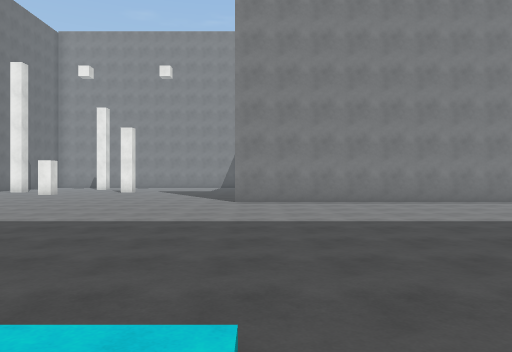
view 1 (above)

21 first-person views from a walk through a 3-D level made in the Unity game engine. The camera is 1.5 m above the floor, looks level and sees 70° across. The floor is counted in squares, 2 m on a side. Each view is taken from the middle of a square. On the plan, view 1 faces up. The plan holds only what a view shows up to about 11 squares ahead; the rest is blank. The player character is not drawn. Surface patterns are stand-ins for the level's own textures.

view 2
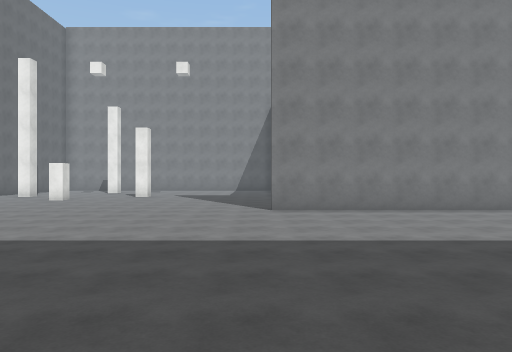

view 3
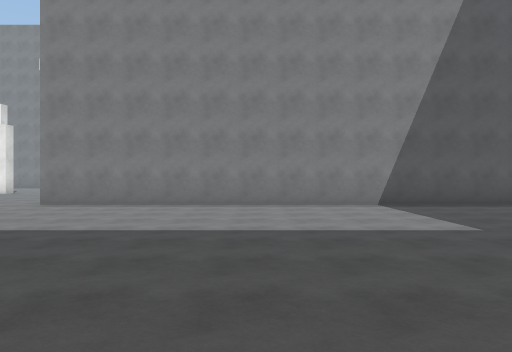

view 4
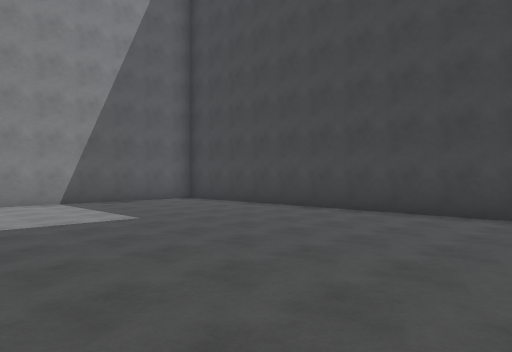

view 5
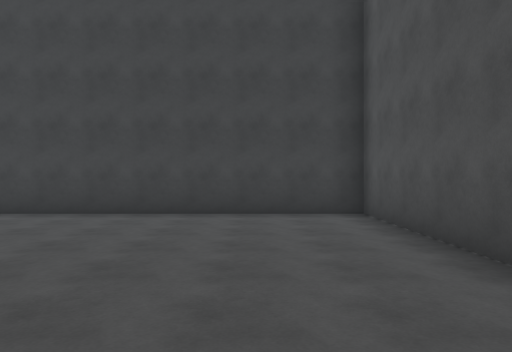

view 6
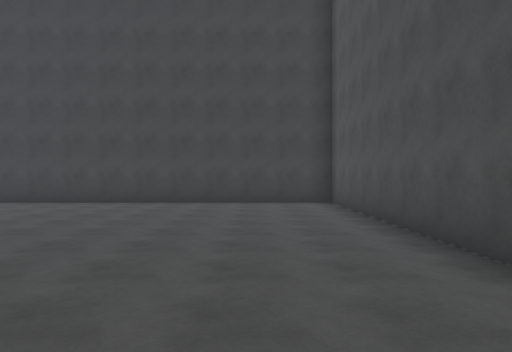

view 7
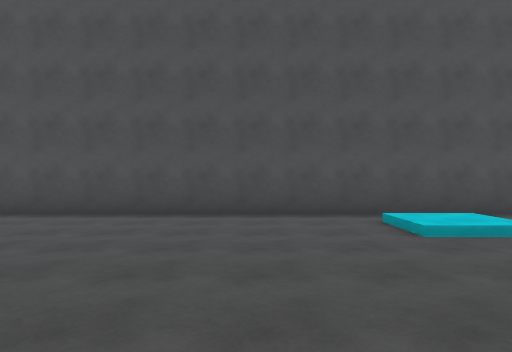

view 8
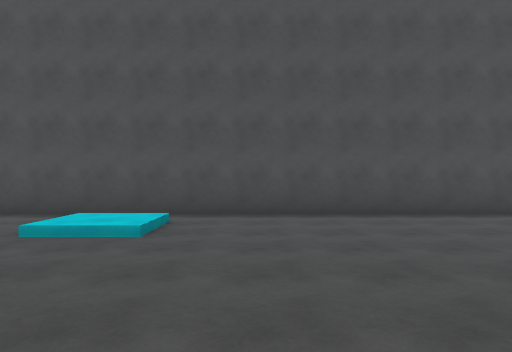

view 9
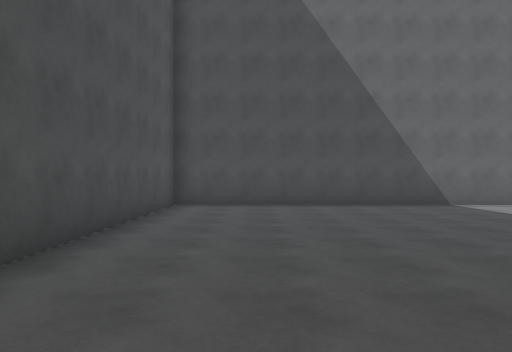

view 10
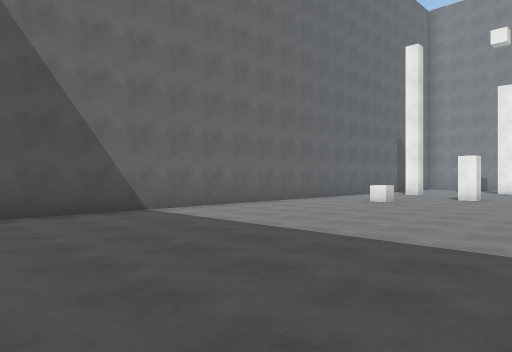

view 11
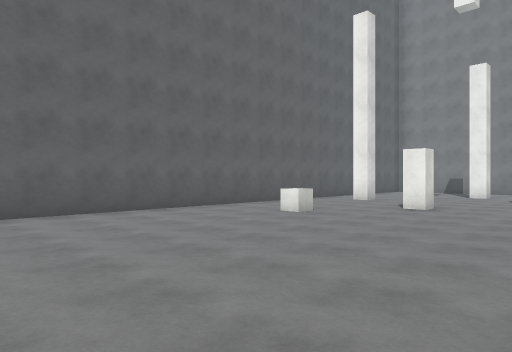

view 12
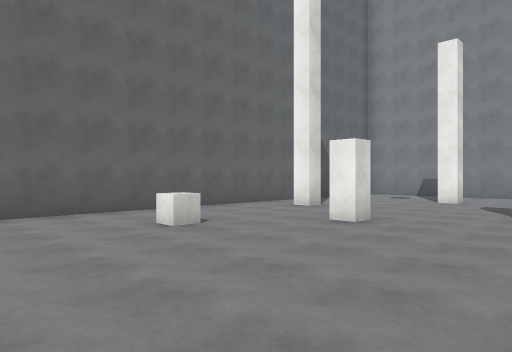

view 13
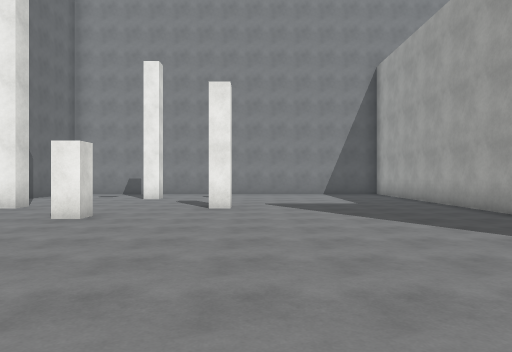

view 14
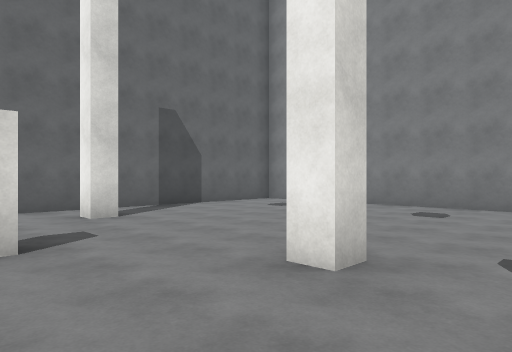

view 15
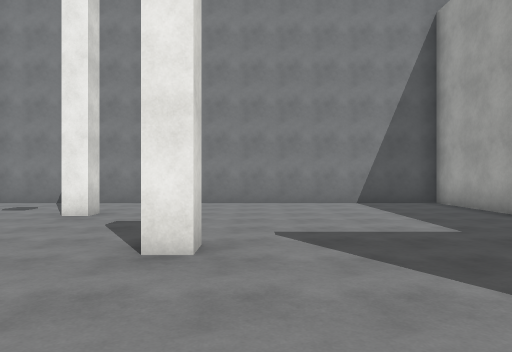

view 16
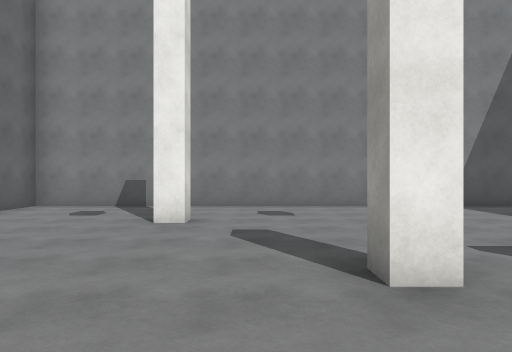

view 17
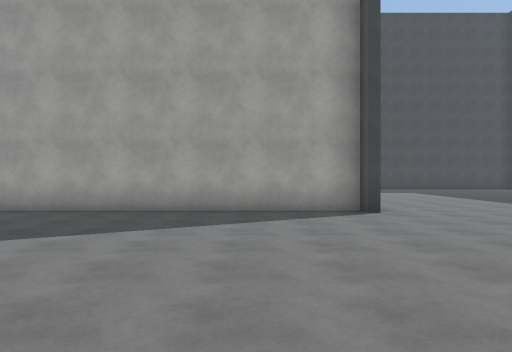

view 18
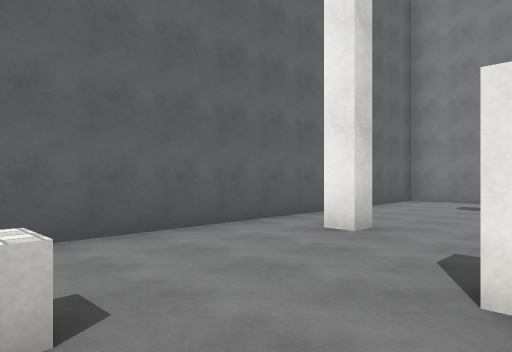

view 19
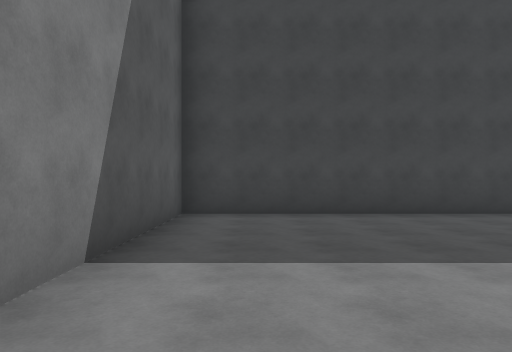

view 20
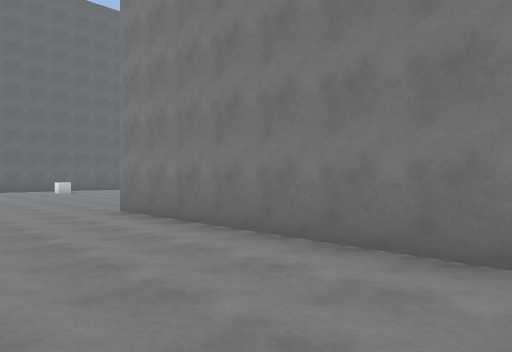

view 21
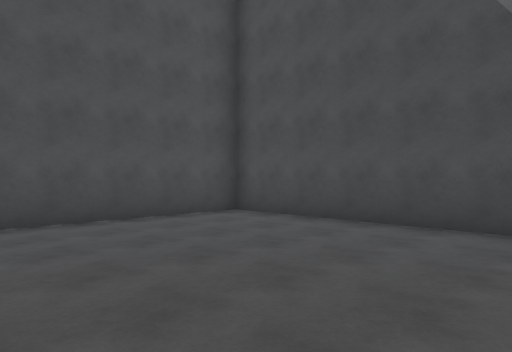

### Floor plan
Points are (right, up) in squares from view 1. A wall is a line through its corners. A room is listed if a view was taken in it or the views show most of it. See-through windows are left out.
Room 1 (views 1, 2, 3, 4, 5, 6, 7, 8, 9, 10, 11, 12, 13, 14, 15, 16, 17, 18, 19, 20, 21)
walls: (-0.6, 10.7) (0, 10.7) (0, 23.1) (-12.5, 23.1) (-12.5, -1.1) (12.3, -1.1) (12.3, 10.5) (-0.6, 10.5); (-5.6, 17) (-5.6, 16.5) (-6.1, 16.5) (-6.1, 17); (-10.6, 17) (-10.6, 16.5) (-11.1, 16.5); (-8.1, 20.4) (-8.1, 19.8) (-8.6, 19.8)
objects: cube (-10, 12); block (-8, 15)

Positions as (right, up) in squares from view 1, and headings:
1: (0, 0), facing up
2: (-1, 1), facing up
3: (5, 1), facing up
4: (5, 0), facing up-right
5: (5, 1), facing right
6: (2, 1), facing right
7: (2, 6), facing down
8: (-3, 6), facing down
9: (-3, 1), facing left
10: (-5, 2), facing up-left
11: (-5, 6), facing up-left
12: (-5, 9), facing up-left
13: (-5, 8), facing up
14: (-4, 14), facing up-left
15: (-5, 13), facing up
16: (-7, 14), facing up
17: (-8, 13), facing right
18: (-8, 12), facing up-left
19: (5, 9), facing right
20: (7, 7), facing up-left
21: (-7, 5), facing down-left
